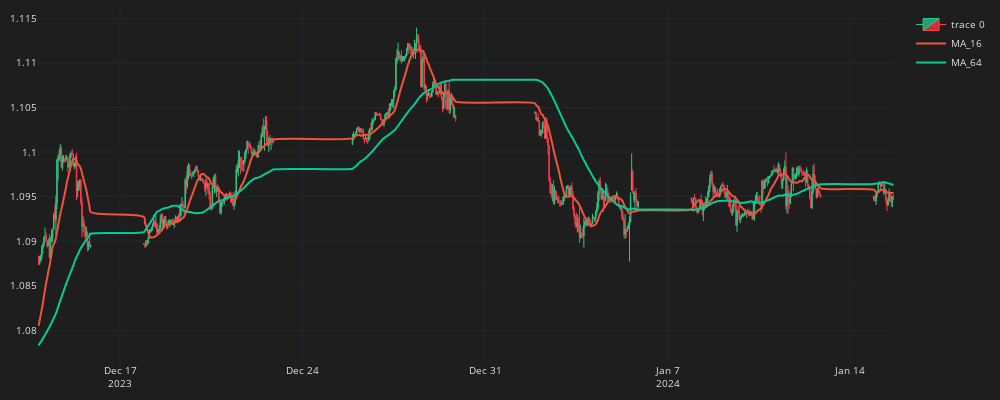

Write notebook code for a chart like this one.
### Code cell
fig = go.Figure()
fig.add_trace(go.Candlestick(
    x=df_plot.time, open=df_plot.mid_o, high=df_plot.mid_h, low=df_plot.mid_l, close=df_plot.mid_c,
    line=dict(width=1), opacity=1,
    increasing_fillcolor='#24A06B',
    decreasing_fillcolor="#CC2E3C",
    increasing_line_color='#2EC886',  
    decreasing_line_color='#FF3A4C'
))
for ma in ma_list:  
    col = f"MA_{ma}"
    fig.add_trace(go.Scatter(x=df_plot.time, 
        y=df_plot[col],
        line=dict(width=2),
        line_shape='spline',
        name=col
        ))
fig.update_layout(width=1000,height=400,
    margin=dict(l=10,r=10,b=10,t=10),
    font=dict(size=10,color="#e1e1e1"),
    paper_bgcolor="#1e1e1e",
    plot_bgcolor="#1e1e1e")
fig.update_xaxes(
    gridcolor="#1f292f",
    showgrid=True,fixedrange=True,rangeslider=dict(visible=False)
)
fig.update_yaxes(
    gridcolor="#1f292f",
    showgrid=True
)
fig.show()

### Figure 1 — Plotly figure (JSON) as saved in the notebook; plotly's stock layout.template omitted (floating-point values rounded to 4 significant figures; data arrays with more than 128 entries replaced by an {"elided": "..."} marker saying what was removed)
{"data": [{"close": {"elided": "500 float values"}, "decreasing": {"fillcolor": "#CC2E3C", "line": {"color": "#FF3A4C"}}, "high": {"elided": "500 float values"}, "increasing": {"fillcolor": "#24A06B", "line": {"color": "#2EC886"}}, "line": {"width": 1}, "low": {"elided": "500 float values"}, "opacity": 1, "open": {"elided": "500 float values"}, "type": "candlestick", "x": {"elided": "500 str values"}}, {"line": {"shape": "spline", "width": 2}, "name": "MA_16", "type": "scatter", "x": {"elided": "500 str values"}, "y": {"elided": "500 float values"}}, {"line": {"shape": "spline", "width": 2}, "name": "MA_64", "type": "scatter", "x": {"elided": "500 str values"}, "y": {"elided": "500 float values"}}], "layout": {"font": {"color": "#e1e1e1", "size": 10}, "height": 400, "margin": {"b": 10, "l": 10, "r": 10, "t": 10}, "paper_bgcolor": "#1e1e1e", "plot_bgcolor": "#1e1e1e", "width": 1000, "xaxis": {"fixedrange": true, "gridcolor": "#1f292f", "rangeslider": {"visible": false}, "showgrid": true}, "yaxis": {"gridcolor": "#1f292f", "showgrid": true}}}
